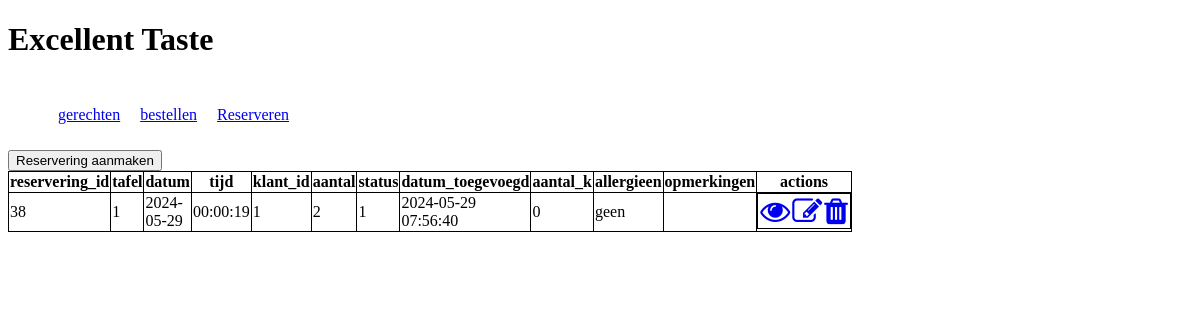
Screenshot of /index.php?con=reservations with the database file from the repository.
### tables this page shows
CREATE TABLE `reservering` (
  `reservering_id` int(11) NOT NULL,
  `tafel` int(11) NOT NULL,
  `datum` date NOT NULL,
  `tijd` time NOT NULL,
  `klant_id` int(11) NOT NULL,
  `aantal` int(11) NOT NULL,
  `status` int(11) NOT NULL DEFAULT 1,
  `datum_toegevoegd` timestamp NOT NULL DEFAULT current_timestamp(),
  `aantal_k` int(11) NOT NULL DEFAULT 0,
  `allergieen` text DEFAULT NULL,
  `opmerkingen` text DEFAULT NULL
);

### index.php (called while the page is built, shortened)
<?php
$controller = new MainController();
$controller->handleRequest();
?>

### model/ReservationsLogic.php (called while the page is built, shortened)
<?php
require_once 'model/DataHandler.php';
class ReservationsLogic {
    public function __construct(){
        $this->DataHandler = new DataHandler("localhost", "mysql", "excellenttaste", "root", "");
    }
    public function readAllReservations(){
        $sql = "SELECT * from reservering WHERE datum = CURDATE()";
        $data = $this->DataHandler->readAllData($sql);
        $data->setFetchMode(PDO::FETCH_ASSOC);
        $result = $data->fetchAll();
        return $result;
    }
}
?>

### model/DataHandler.php (called while the page is built, shortened)
<?php
class DataHandler{
	public function __construct($host, $dbdriver, $dbname, $username, $password)
	{
		$this->host = $host;
		$this->dbdriver = $dbdriver;
		$this->dbname = $dbname;
		$this->username = $username;
		$this->password = $password;
		try {
			$this->dbh = new PDO("$this->dbdriver:host=$this->host;dbname=$this->dbname", $this->username, $this->password);
			$this->dbh->setAttribute(PDO::ATTR_ERRMODE, PDO::ERRMODE_EXCEPTION);
			return true;
		} catch (PDOException $e) {
			echo "Connection with ".$this->dbdriver." failed: ".$e->getMessage();
		}
	}
	public function readAllData($sql){
		return $this->dbh->query($sql,PDO::FETCH_ASSOC);
	}
}
?>

### model/Display.php (the view, shortened to what this page needs)
<?php
class Display{
    public function createTableReservations($con, $res){
        $tableheader = false;
        $html = '<div style="overflow-x:auto;">';
        $html .= '<table>';
        foreach ($res as $row) {
            if ($tableheader == false) {
                $html .= "<tr>";
                foreach ($row as $key => $value) {
                    $html .= "<th>{$key}</th>";
                }
                $html .= "<th> actions </th>";
                $html .= "</tr>";
                $tableheader = true;
            }
            $html .= '<tr>';
            foreach ($row as $key => $value) {
                $html .= "<td>" . $value . "</td>";
            }
            $html .= "<td style='display: flex; justify-content: space-between;'>";
            $html .= "<a href='index.php?con=" . $con . "&op=read&id=" . $row['reservering_id'] . "'> <i class='fa fa-eye' style='font-size:30px; margin:1px'></i></a>";
            $html .= "<a href='index.php?con=" . $con . "&op=update&id=" . $row['reservering_id'] . "'><i class='fa fa-edit' style='font-size:30px; margin:1px'></i></a>";
            $html .= "<a href='index.php?con=" . $con . "&op=delete&id=" . $row['reservering_id'] . "'><i class='fa fa-trash' style='font-size:30px; margin:1px'></i></a>";
            $html .= "</td>";
            $html .= '</tr>';
        }
        $html .= "</table></div>";
        $html .= "</form";
        return $html;
    }
}
?>

### view/assets/style.css (style rules this page uses)
table { border-collapse: collapse; border-spacing: 0px; width: 50%; }
table, td, th { border: 1px solid; }

### rows the page displays
reservering: key "reservering_id", key "tafel", key "datum", key "tijd", key "klant_id", key "aantal", key "status", key "datum_toegevoegd", key "aantal_k", key "allergieen", key "opmerkingen", reservering "38", tafel "1", datum "2024-05-29", tijd "00:00:19", klant "1", aantal "2", status "1", datum_toegevoegd "2024-05-29 07:56:40", aantal_k "0", allergieen "geen"
